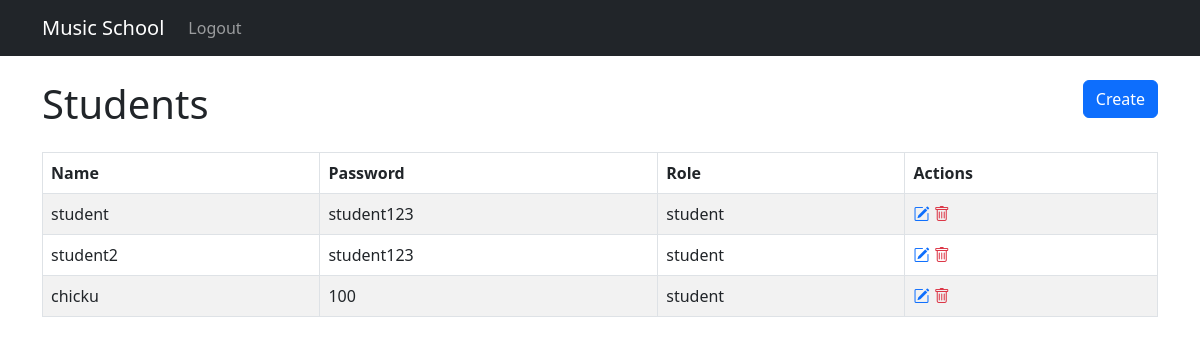
The app's page /admin_students (signed in) with its own data.
### tables this page shows
CREATE TABLE `user` (
            `id` INTEGER  PRIMARY KEY AUTOINCREMENT,
            `username` VARCHAR(255),
            `password` VARCHAR(255),
            `role` VARCHAR(50)
        );

### main.py (the view)
@app.route('/admin_students')
def admin_students():
    return templates_controller.admin_students(request, session)

### controllers/templates_controller.py (called while the page is built)
def admin_students(request, session):
    success = request.args.get('success')
    error = request.args.get('error')
    data = db.execute_query("select * from `user` where role='student'")
    if(not session.get("user")):
        return redirect(url_for('login_template', success=success, error="Please Login to continue"))
    return render_template('admin_students.html', success=success, error=error, data=data)

### utils/db.py (called while the page is built)
def execute_query(query):
    cursor = cnx.cursor()
    cursor.execute(query)
    result = cursor.fetchall()
    cnx.commit()
    cursor.close()
    return result

### templates/admin_students.html (shortened to what this page needs)
{% include 'header.html' %}
    {% include 'navbar.html' %}
    <div class="container mt-4">
        <div class="row">
            <div class="col">
                <div class="row mb-3">
                    <h1 class="col">Students</h1>
                    <div class="col text-end">
                        <a href="/admin_create_users?role=student" class="btn btn-primary">Create</a>
                    </div>
                </div>
                <table class="table table-striped table-bordered">
                <thead>
                    <tr>
                    <th>Name</th>
                    <th>Password</th>
                    <th>Role</th>
                    <th>Actions</th>
                    </tr>
                </thead>
                <tbody>
                    {% for d in data %}
                        <tr>
                            <td>{{d[1]}}</td>
                            <td>{{d[2]}}</td>
                            <td>{{d[3]}}</td>
                            <td>
                                <a href="/admin_edit_users?id={{d[0]}}">
                                    <i class="text-primary bi bi-pencil-square"></i>
                                </a>
                                <a href="/admin_delete_users_action?id={{d[0]}}&role={{d[3]}}">
                                    <i class="text-danger bi bi-trash"></i>
                                </a>
                            </td>
                        </tr>
                    {% endfor %}
                </tbody>
                </table>
            </div>
        </div>
    </div>
{% include 'footer.html' %}

### records on screen
user: username "student", password "student123", role "student"
user: username "student2", password "student123", role "student"
user: username "chicku", password "100", role "student"
